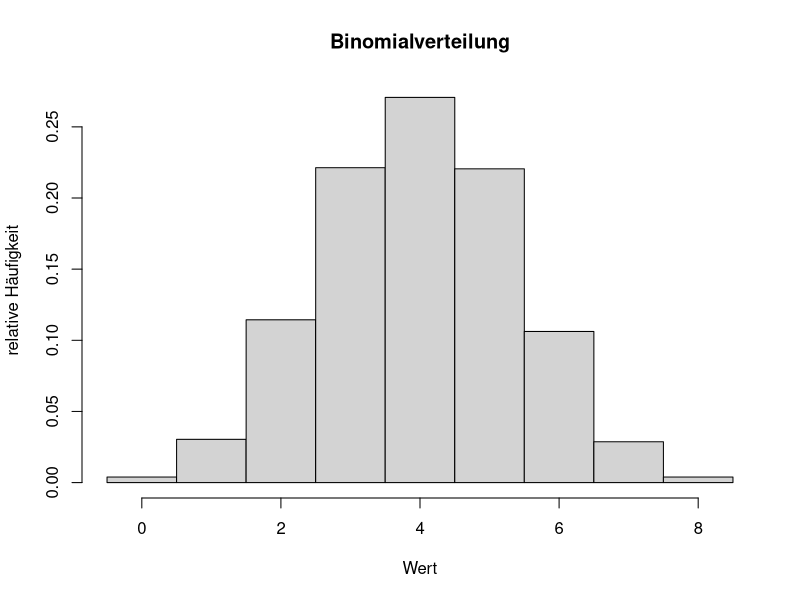

Source code (R):
#values <- c(0,0,0,0,0,0,0,0,0)
values <- c()

for (i in 1:10000) {
  num <- sample(0:255, size=1)
  bits <- as.integer(intToBits(num)[1:8])
  sum <- Reduce('+',bits)
  values[i] <- sum
}

hist(values,
     breaks=0:9-0.5,
     freq=FALSE,
     main="Binomialverteilung",
     xlab="Wert",
     ylab="relative Häufigkeit")
